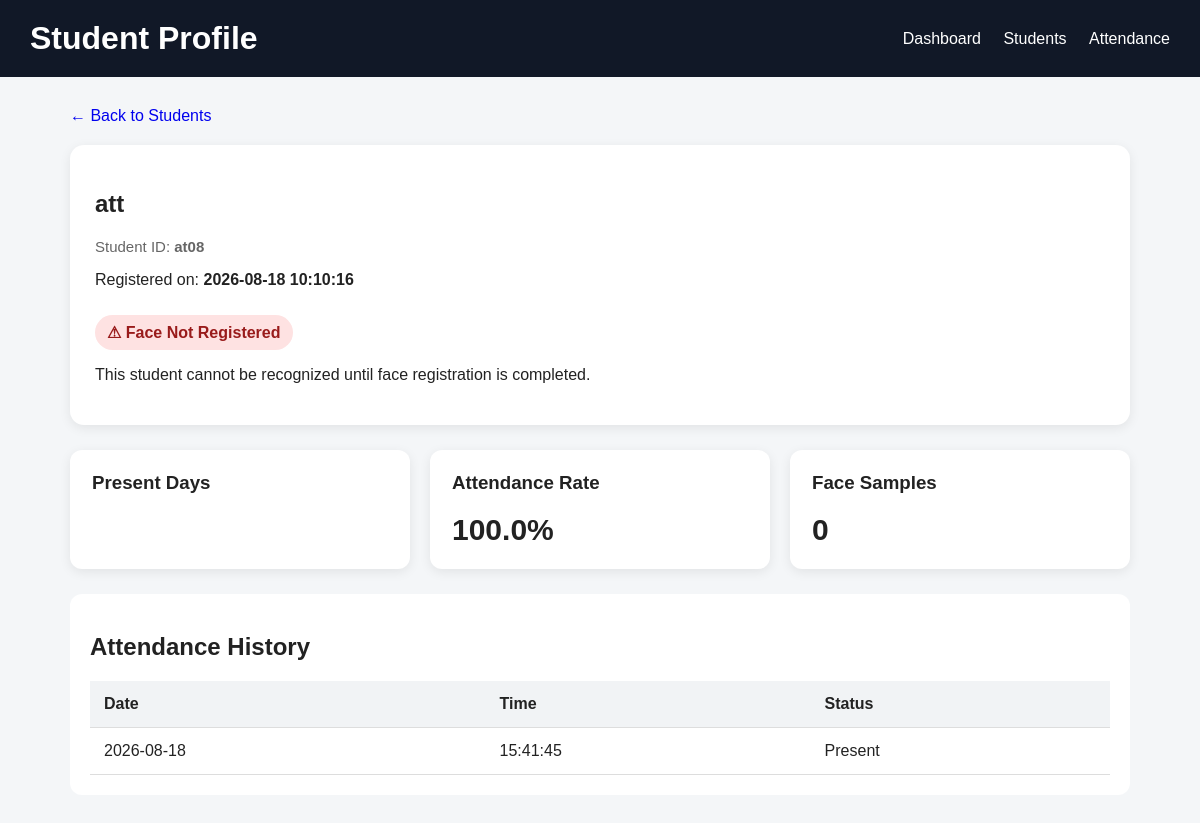
The page /student/at08 (signed in) on the database its author committed.
### tables this page shows
CREATE TABLE students (
            id INTEGER PRIMARY KEY AUTOINCREMENT,
            student_id TEXT UNIQUE NOT NULL,
            name TEXT NOT NULL,
            created_at TIMESTAMP DEFAULT CURRENT_TIMESTAMP
        );

CREATE TABLE attendance (
            id INTEGER PRIMARY KEY AUTOINCREMENT,
            student_id TEXT NOT NULL,
            date TEXT NOT NULL,
            time TEXT NOT NULL,
            status TEXT NOT NULL, subject_code
            TEXT,
            FOREIGN KEY (student_id)
                REFERENCES students(student_id)
        );

### app.py (the view, shortened to what this page needs)
@app.route(
    "/student/<student_id>"
)
@login_required
def student_profile(student_id):
    connection = get_connection()
    cursor = connection.cursor()
    cursor.execute("""
        SELECT
            id,
            student_id,
            name,
            created_at
        FROM students
        WHERE student_id = ?
    """, (student_id,))
    student = cursor.fetchone()
    cursor.execute("""
        SELECT
            date,
            time,
            status,
            subject_code
        FROM attendance
        WHERE student_id = ?
        ORDER BY date DESC, time DESC
    """, (student_id,))
    attendance_history = (
        cursor.fetchall()
    )
    cursor.execute("""
        SELECT COUNT(DISTINCT date)
        AS total
        FROM attendance
        WHERE student_id = ?
        AND status = 'Present'
    """, (student_id,))
    present_days = cursor.fetchone()["total"]
    cursor.execute("""
        SELECT COUNT(DISTINCT date)
        AS total
        FROM attendance
        WHERE student_id = ?
    """, (student_id,))
    total_attendance_days = (
        cursor.fetchone()["total"]
    )
    if total_attendance_days > 0:
        attendance_percentage = round(
            (
                present_days
                / total_attendance_days
            ) * 100,
            1
        )
    else:
        attendance_percentage = 0
    student_folder = os.path.join(
        "students",
        student_id
    )
    embedding_count = 0
    face_registered = (
        embedding_count > 0
    )
    connection.close()
    return render_template(
        "student_profile.html",
        student=student,
        attendance_history=attendance_history,
        present_days=present_days,
        total_attendance_days=total_attendance_days,
        attendance_percentage=attendance_percentage,
        face_registered=face_registered,
        embedding_count=embedding_count
    )

### app.py (called while the page is built)
def get_connection():
    os.makedirs("data", exist_ok=True)
    connection = sqlite3.connect(
        DATABASE_FILE
    )
    connection.row_factory = sqlite3.Row
    return connection

def login_required(function):
    @wraps(function)
    def decorated_function(*args, **kwargs):
        if not session.get("logged_in"):
            return redirect("/login")
        return function(*args, **kwargs)
    return decorated_function

### templates/student_profile.html (shortened to what this page needs)
<!DOCTYPE html>
<html lang="en">
<head>
</head>
<body>
<header class="header">
    <h1>
        Student Profile
    </h1>
    <div>
        <a href="/">
            Dashboard
        </a>
        <a href="/students">
            Students
        </a>
        <a href="/attendance">
            Attendance
        </a>
    </div>
</header>
<div class="container">
    <a
        class="back"
        href="/students"
    >
        ← Back to Students
    </a>
    <div class="profile-card">
        <h2>
            {{ student.name }}
        </h2>
        <div class="student-id">
            Student ID:
            <strong>
                {{ student.student_id }}
            </strong>
        </div>
        <p>
            Registered on:
            <strong>
                {{ student.created_at }}
            </strong>
        </p>
        {% if face_registered %}
        <span
            class="face-status registered"
        >
            ✓ Face Registered
        </span>
        <p>
            {{ embedding_count }}
            face embeddings stored.
        </p>
        {% else %}
        <span
            class="face-status not-registered"
        >
            ⚠ Face Not Registered
        </span>
        <p>
            This student cannot be recognized
            until face registration is completed.
        </p>
        {% endif %}
    </div>
    <div class="stats">
        <div class="stat">
            <h3>
                Present Days
            </h3>
        </div>
        <div class="stat">
            <h3>
                Attendance Rate
            </h3>
            <div class="number">
                {{ "%.1f"|format(attendance_percentage) }}%
            </div>
        </div>
        <div class="stat">
            <h3>
                Face Samples
            </h3>
            <div class="number">
                {{ embedding_count }}
            </div>
        </div>
    </div>
    <div class="history">
        <h2>
            Attendance History
        </h2>
        <table>
            <thead>
                <tr>
                    <th>
                        Date
                    </th>
                    <th>
                        Time
                    </th>
                    <th>
                        Status
                    </th>
                </tr>
            </thead>
            <tbody>
                {% for record in attendance_history %}
                <tr>
                    <td>
                        {{ record.date }}
                    </td>
                    <td>
                        {{ record.time }}
                    </td>
                    <td>
                        {{ record.status }}
                    </td>
                </tr>
                {% else %}
                <tr>
                    <td colspan="3">
                        No attendance records yet.
                    </td>
                </tr>
                {% endfor %}
            </tbody>
        </table>
    </div>
</div>
</body>
</html>

### templates/student_profile.html (style rules this page uses)
* { box-sizing: border-box; }
body { margin: 0; font-family: Arial, sans-serif; background: #f4f6f8; color: #222; }
.header { background: #111827; color: white; padding: 20px 30px; display: flex; justify-content: space-between; align-items: center; flex-wrap: wrap; gap: 15px; }
.header h1 { margin: 0; }
.header a { color: white; text-decoration: none; margin-left: 18px; }
.container { max-width: 1100px; margin: 30px auto; padding: 0 20px; }
.profile-card { background: white; border-radius: 14px; padding: 25px; margin-bottom: 25px; box-shadow: 0 3px 12px rgba(0,0,0,0.08); }
.student-id { color: #666; font-size: 15px; }
.stats { display: grid; grid-template-columns: repeat(3, 1fr); gap: 20px; margin-bottom: 25px; }
.stat { background: white; padding: 22px; border-radius: 12px; box-shadow: 0 3px 12px rgba(0,0,0,0.08); }
.stat h3 { margin-top: 0; }
.number { font-size: 30px; font-weight: bold; }
.face-status { display: inline-block; padding: 8px 12px; border-radius: 20px; margin-top: 10px; font-weight: bold; }
.not-registered { background: #fee2e2; color: #991b1b; }
.history { background: white; padding: 20px; border-radius: 12px; overflow-x: auto; }
table { width: 100%; border-collapse: collapse; }
th, td { padding: 14px; text-align: left; border-bottom: 1px solid #ddd; }
th { background: #f1f3f5; }
.back { display: inline-block; margin-bottom: 20px; text-decoration: none; }

### rows shown on the page
students: name "att", student_id "at08", created_at "2026-08-18 10:10:16"
attendance: date "2026-08-18", time "15:41:45", status "Present"

### other values the page prints
{{ "%.1f"|format(attendance_percentage) }} "100.0"
{{ embedding_count }} "0"
